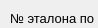
      <widget class="QWidget" name="page_3">
       <property name="geometry">
        <rect>
         <x>0</x>
         <y>0</y>
         <width>98</width>
         <height>28</height>
        </rect>
       </property>
       <attribute name="label">
        <string>Эталон единицы величины</string>
       </attribute>
       <widget class="QLabel" name="label_31">
        <property name="geometry">
         <rect>
          <x>10</x>
          <y>10</y>
          <width>191</width>
          <height>16</height>
         </rect>
        </property>
        <property name="font">
         <font>
          <family>MS Shell Dlg 2</family>
          <pointsize>10</pointsize>
          <weight>50</weight>
          <bold>false</bold>
         </font>
        </property>
        <property name="text">
         <string>№ эталона по реестру</string>
        </property>
       </widget>
       <widget class="QLineEdit" name="lineEdit_13">
        <property name="geometry">
         <rect>
          <x>10</x>
          <y>30</y>
          <width>661</width>
          <height>31</height>
         </rect>
        </property>
        <property name="font">
         <font>
          <family>Calibri</family>
          <pointsize>12</pointsize>
          <weight>50</weight>
          <bold>false</bold>
         </font>
        </property>
        <property name="focusPolicy">
         <enum>Qt::ClickFocus</enum>
        </property>
        <property name="maxLength">
         <number>512</number>
        </property>
        <property name="clearButtonEnabled">
         <bool>true</bool>
        </property>
       </widget>
       <widget class="QLabel" name="label_47">
        <property name="geometry">
         <rect>
          <x>10</x>
          <y>90</y>
          <width>431</width>
          <height>16</height>
         </rect>
        </property>
        <property name="font">
         <font>
          <family>MS Shell Dlg 2</family>
          <pointsize>10</pointsize>
          <weight>50</weight>
          <bold>false</bold>
         </font>
        </property>
        <property name="text">
         <string>Пример: 3.2.ХХХ.0001.2018;3.2.ХХХ.0004.2015;3.2.ХХХ.0005.2019</string>
        </property>
       </widget>
       <widget class="QLabel" name="label_48">
        <property name="geometry">
         <rect>
          <x>10</x>
          <y>70</y>
          <width>341</width>
          <height>16</height>
         </rect>
        </property>
        <property name="font">
         <font>
          <family>MS Shell Dlg 2</family>
          <pointsize>10</pointsize>
          <weight>50</weight>
          <bold>false</bold>
         </font>
        </property>
        <property name="text">
         <string>Значения перечисляются подряд и разделяются &quot;;&quot;</string>
        </property>
       </widget>
      </widget>
